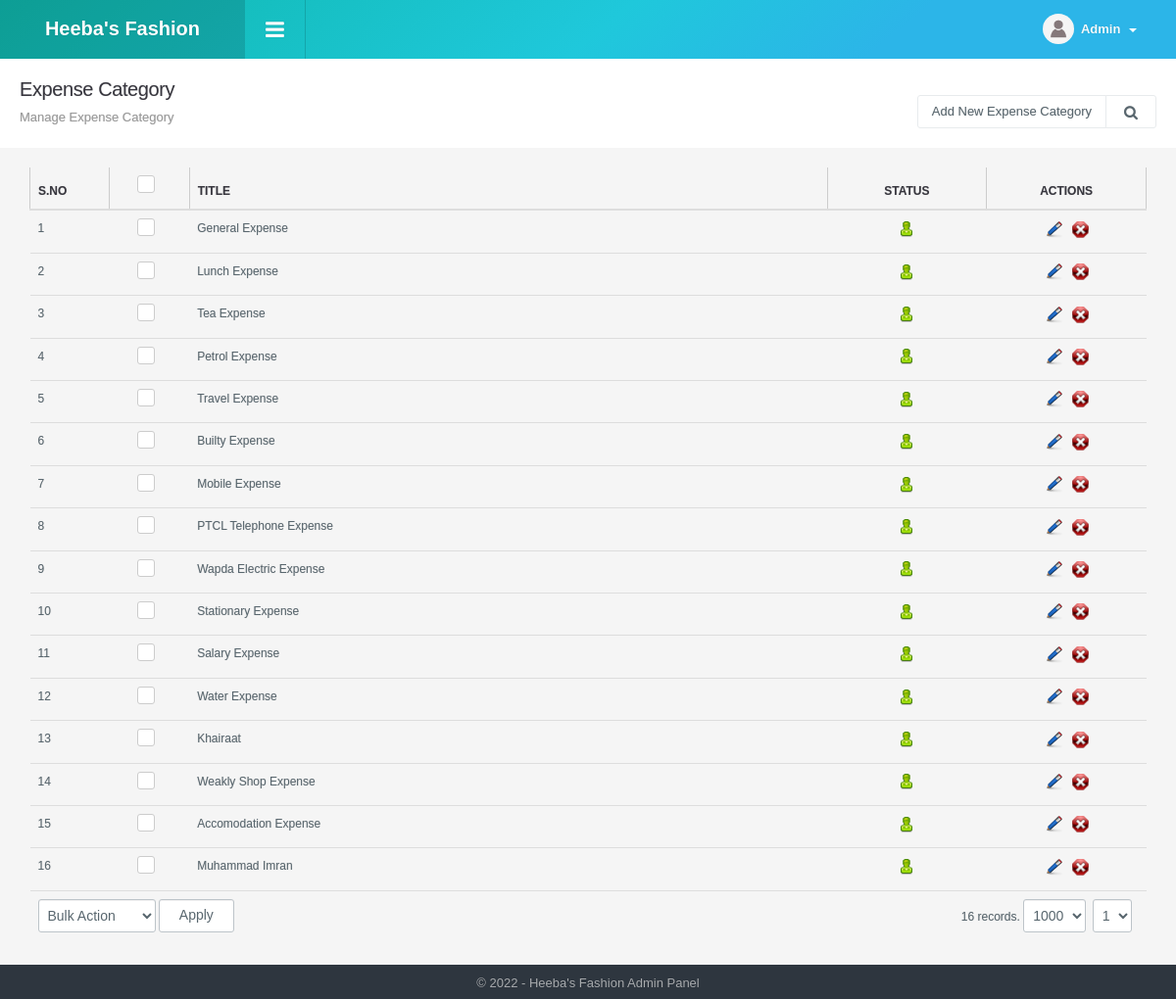
The page /expense_category_manage.php (signed in) on the database as committed earlier.
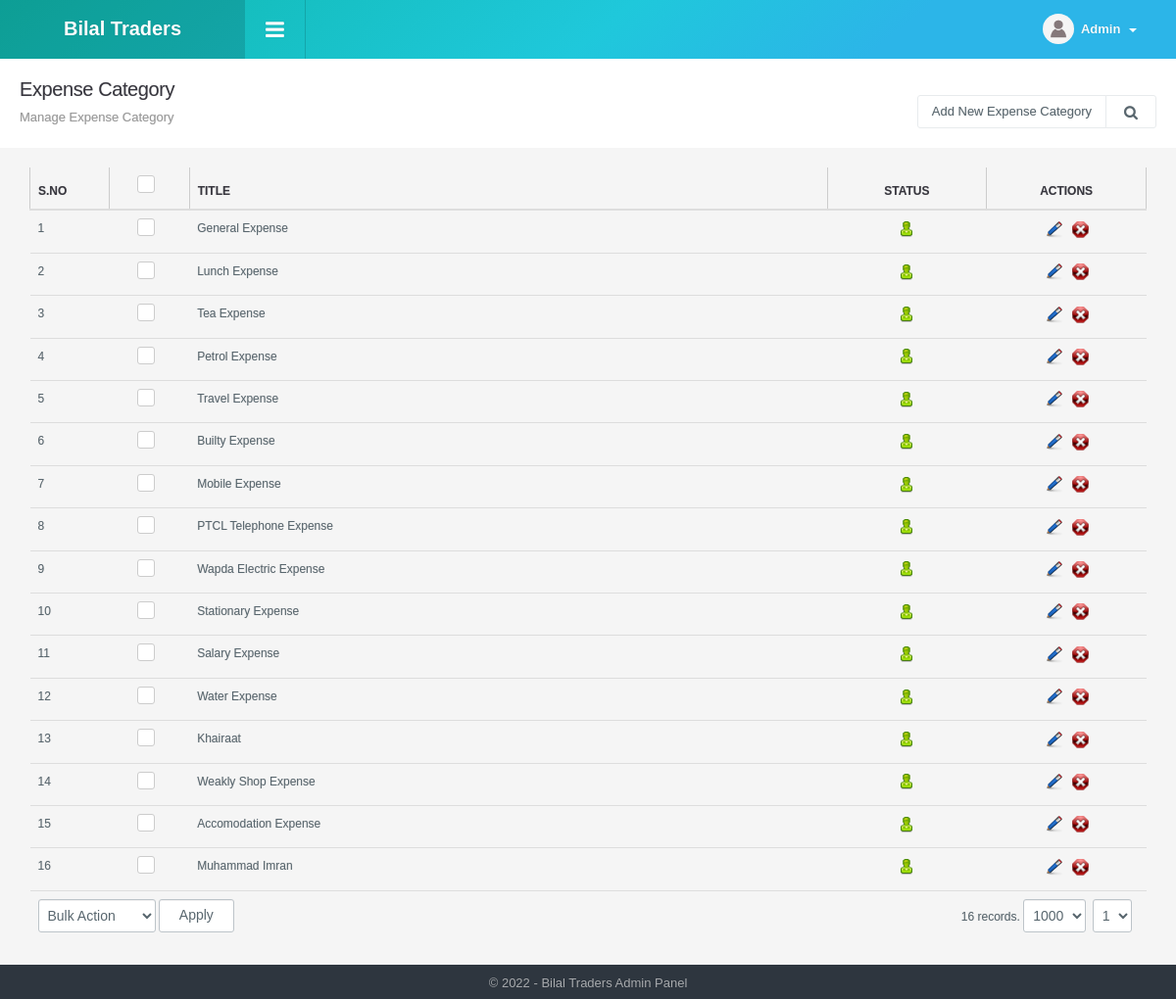
The same page on the database as committed later.
### tables this page shows
CREATE TABLE `config_variable` (
  `id` int NOT NULL,
  `config_type_id` int NOT NULL,
  `title` varchar(512) NOT NULL,
  `notes` varchar(512) NOT NULL,
  `type` varchar(200) NOT NULL,
  `default_values` text NOT NULL,
  `key` varchar(200) NOT NULL,
  `value` text NOT NULL,
  `sortorder` int NOT NULL
);

### include/utility.php (called while the page is built, shortened)
<?php
function get_config($var){
	global $dblink;
	$sql="select value from config_variable where `key`='".slash($var)."'";
	$resConfig=doquery($sql,$dblink);
	if(numrows($resConfig)>0){
		while($rowConfig=dofetch($resConfig))
			return unslash($rowConfig["value"]);
	}
}
$site_title=get_config("site_title");
function slash($str){
	if(!is_array($str))
		return utf8_encode(addslashes($str));
	else{
		for($i=0; $i<count($str); $i++)
			$str[$i]=slash($str[$i]);
		return $str;
	}
}
function unslash($str){
	return stripslashes(utf8_decode($str));
	}

### include/db.php (called while the page is built, shortened)
<?php
function doquery($qr,$lnk){
	@$res=mysqli_query($lnk, $qr) or die($qr." - ".mysqli_error($lnk));
	return $res;
}
function dofetch($rs){
	@$rec=mysqli_fetch_array($rs);
	return $rec;
}
function numrows($rs){
	return mysqli_num_rows($rs);
}

### modules/expense_category/list.php (the view, shortened to what the changed rows need)
<div class="page-header">
	<h1 class="title">Expense Category</h1>
</div>
<div class="panel-body table-responsive">
	<table class="table table-hover list">
    	<thead>
            <tr>
                <th width="5%">S.No</th>
                <th class="text-center" width="5%"><div class="checkbox checkbox-primary">
                    <label for="select_all"></label></div></th>
                <th width="40%">Title</th>
                <th width="10%" class="text-center">Status</th>
                <th width="10%" class="text-center">Actions</th>
            </tr>
        </thead>
     </table>
</div>

### include/header.php (shortened to what the changed rows need)
<!DOCTYPE html>
<html>
<head>
<link type="text/css" rel="stylesheet" href="css/font-awesome.min.css" />
<link type="text/css" rel="stylesheet" href="css/font-awesome.css" />
<link type="text/css" rel="stylesheet"  href="css/bootstrap.css" />
<link rel="stylesheet" href="css/bootstrap-datetimepicker.min.css" />
<link type="text/css" rel="stylesheet"  href="css/awesome-bootstrap-checkbox.css" />
<link href="css/general.css" type="text/css" rel="stylesheet" />
<link type="text/css" rel="stylesheet"  href="css/style.css" />
<link rel="stylesheet" href="css/style.min.css">
</head>
<body>
	<div id="wrapper" class="round_corners">
    	<div id="top" class="clearfix">
            <div class="applogo">
                <a href="index.php" class="logo"><?php $admin_logo=get_config("admin_logo"); if(empty($admin_logo)) echo $site_title; else { ?><img src="<?php echo $file_upload_root;?>config/<?php echo $admin_logo?>" /><?php }?></a>
            </div>
        </div>
		<div class="content">

### include/footer.php (shortened to what the changed rows need)
<div id="footer" class="bottom_round_corners">
	<div id="footer_content">
    	<address>&copy; <?php echo date("Y");?> - <?php echo $site_title; ?> Admin Panel</address>
    </div>
</div>
</div>
<link href="js/fancybox/jquery.fancybox.css" rel="stylesheet" type="text/css" />
<link href="js/chosen/chosen.css" rel="stylesheet" type="text/css" />
<link href="css/jquery-ui.min.css" rel="stylesheet" type="text/css" />
<?php include("include/upload_center.php");?>
<link rel="stylesheet" type="text/css" href="css/angularjs-datetime-picker.css" />
</body>
</html>

Rows that differ between the two databases and show on the page:
changed config_variable: value "Heeba's Fashion" → "Bilal Traders"
